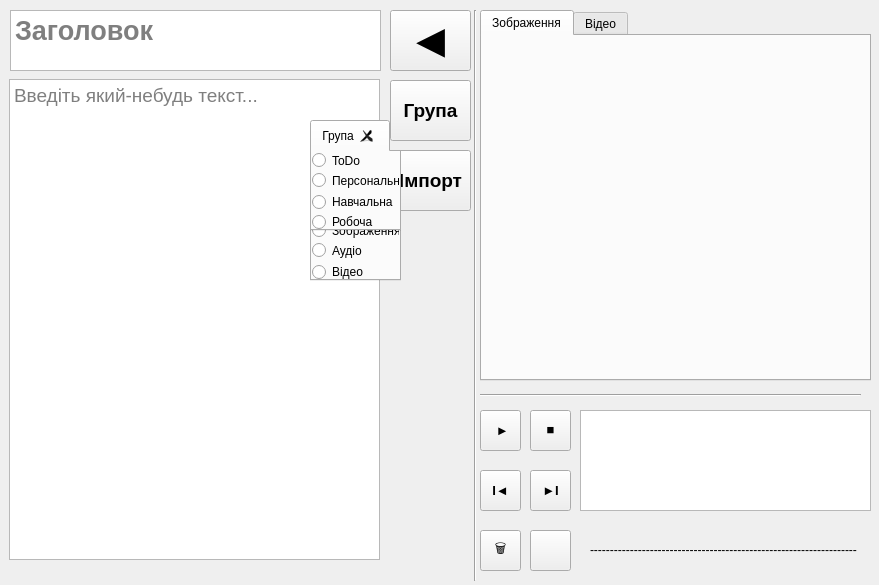
<?xml version="1.0" encoding="UTF-8"?>
<ui version="4.0">
 <class>Note</class>
 <widget class="QWidget" name="Note">
  <property name="geometry">
   <rect>
    <x>0</x>
    <y>0</y>
    <width>879</width>
    <height>585</height>
   </rect>
  </property>
  <property name="windowTitle">
   <string>Нотатка</string>
  </property>
  <widget class="QTextEdit" name="NoteText">
   <property name="geometry">
    <rect>
     <x>9</x>
     <y>79</y>
     <width>371</width>
     <height>481</height>
    </rect>
   </property>
   <property name="font">
    <font>
     <pointsize>14</pointsize>
    </font>
   </property>
   <property name="html">
    <string>&lt;!DOCTYPE HTML PUBLIC &quot;-//W3C//DTD HTML 4.0//EN&quot; &quot;http://www.w3.org/TR/REC-html40/strict.dtd&quot;&gt;
&lt;html&gt;&lt;head&gt;&lt;meta name=&quot;qrichtext&quot; content=&quot;1&quot; /&gt;&lt;style type=&quot;text/css&quot;&gt;
p, li { white-space: pre-wrap; }
&lt;/style&gt;&lt;/head&gt;&lt;body style=&quot; font-family:'MS Shell Dlg 2'; font-size:14pt; font-weight:400; font-style:normal;&quot;&gt;
&lt;p style=&quot;-qt-paragraph-type:empty; margin-top:0px; margin-bottom:0px; margin-left:0px; margin-right:0px; -qt-block-indent:0; text-indent:0px; font-size:8.25pt;&quot;&gt;&lt;br /&gt;&lt;/p&gt;&lt;/body&gt;&lt;/html&gt;</string>
   </property>
   <property name="placeholderText">
    <string>Введіть який-небудь текст...</string>
   </property>
  </widget>
  <widget class="QTextEdit" name="title">
   <property name="geometry">
    <rect>
     <x>10</x>
     <y>10</y>
     <width>371</width>
     <height>61</height>
    </rect>
   </property>
   <property name="font">
    <font>
     <pointsize>20</pointsize>
     <weight>75</weight>
     <bold>true</bold>
    </font>
   </property>
   <property name="html">
    <string>&lt;!DOCTYPE HTML PUBLIC &quot;-//W3C//DTD HTML 4.0//EN&quot; &quot;http://www.w3.org/TR/REC-html40/strict.dtd&quot;&gt;
&lt;html&gt;&lt;head&gt;&lt;meta name=&quot;qrichtext&quot; content=&quot;1&quot; /&gt;&lt;style type=&quot;text/css&quot;&gt;
p, li { white-space: pre-wrap; }
&lt;/style&gt;&lt;/head&gt;&lt;body style=&quot; font-family:'MS Shell Dlg 2'; font-size:20pt; font-weight:600; font-style:normal;&quot;&gt;
&lt;p style=&quot;-qt-paragraph-type:empty; margin-top:0px; margin-bottom:0px; margin-left:0px; margin-right:0px; -qt-block-indent:0; text-indent:0px; font-size:16pt; font-weight:400;&quot;&gt;&lt;br /&gt;&lt;/p&gt;&lt;/body&gt;&lt;/html&gt;</string>
   </property>
   <property name="placeholderText">
    <string>Заголовок</string>
   </property>
  </widget>
  <widget class="QPushButton" name="backButton">
   <property name="geometry">
    <rect>
     <x>390</x>
     <y>10</y>
     <width>81</width>
     <height>61</height>
    </rect>
   </property>
   <property name="sizePolicy">
    <sizepolicy hsizetype="Fixed" vsizetype="Fixed">
     <horstretch>0</horstretch>
     <verstretch>0</verstretch>
    </sizepolicy>
   </property>
   <property name="font">
    <font>
     <family>Arial</family>
     <pointsize>36</pointsize>
     <weight>75</weight>
     <bold>true</bold>
    </font>
   </property>
   <property name="text">
    <string>◄</string>
   </property>
  </widget>
  <widget class="QToolButton" name="tabButton">
   <property name="geometry">
    <rect>
     <x>390</x>
     <y>80</y>
     <width>81</width>
     <height>61</height>
    </rect>
   </property>
   <property name="font">
    <font>
     <pointsize>14</pointsize>
     <weight>75</weight>
     <bold>true</bold>
    </font>
   </property>
   <property name="text">
    <string>Група</string>
   </property>
  </widget>
  <widget class="QTabWidget" name="tabWidget">
   <property name="enabled">
    <bool>true</bool>
   </property>
   <property name="geometry">
    <rect>
     <x>310</x>
     <y>120</y>
     <width>91</width>
     <height>111</height>
    </rect>
   </property>
   <property name="autoFillBackground">
    <bool>false</bool>
   </property>
   <property name="currentIndex">
    <number>0</number>
   </property>
   <property name="tabsClosable">
    <bool>true</bool>
   </property>
   <property name="tabBarAutoHide">
    <bool>false</bool>
   </property>
   <widget class="QWidget" name="tab">
    <attribute name="title">
     <string>Група</string>
    </attribute>
    <widget class="QRadioButton" name="selfButton">
     <property name="geometry">
      <rect>
       <x>0</x>
       <y>20</y>
       <width>121</width>
       <height>17</height>
      </rect>
     </property>
     <property name="text">
      <string>Персональна</string>
     </property>
    </widget>
    <widget class="QRadioButton" name="studyButton">
     <property name="geometry">
      <rect>
       <x>0</x>
       <y>40</y>
       <width>121</width>
       <height>20</height>
      </rect>
     </property>
     <property name="text">
      <string>Навчальна</string>
     </property>
    </widget>
    <widget class="QRadioButton" name="workButton">
     <property name="geometry">
      <rect>
       <x>0</x>
       <y>60</y>
       <width>121</width>
       <height>20</height>
      </rect>
     </property>
     <property name="text">
      <string>Робоча</string>
     </property>
    </widget>
    <widget class="QRadioButton" name="todoButton">
     <property name="geometry">
      <rect>
       <x>0</x>
       <y>0</y>
       <width>121</width>
       <height>17</height>
      </rect>
     </property>
     <property name="text">
      <string>ToDo</string>
     </property>
    </widget>
    <zorder>selfButton</zorder>
    <zorder>studyButton</zorder>
    <zorder>todoButton</zorder>
    <zorder>workButton</zorder>
   </widget>
  </widget>
  <widget class="QToolButton" name="tabButton_2">
   <property name="geometry">
    <rect>
     <x>390</x>
     <y>150</y>
     <width>81</width>
     <height>61</height>
    </rect>
   </property>
   <property name="font">
    <font>
     <pointsize>14</pointsize>
     <weight>75</weight>
     <bold>true</bold>
    </font>
   </property>
   <property name="text">
    <string>Імпорт</string>
   </property>
  </widget>
  <widget class="QTabWidget" name="tabWidget_2">
   <property name="enabled">
    <bool>true</bool>
   </property>
   <property name="geometry">
    <rect>
     <x>310</x>
     <y>190</y>
     <width>91</width>
     <height>91</height>
    </rect>
   </property>
   <property name="autoFillBackground">
    <bool>false</bool>
   </property>
   <property name="currentIndex">
    <number>0</number>
   </property>
   <property name="tabsClosable">
    <bool>true</bool>
   </property>
   <property name="tabBarAutoHide">
    <bool>false</bool>
   </property>
   <widget class="QWidget" name="tab_3">
    <attribute name="title">
     <string>Імпорт</string>
    </attribute>
    <widget class="QRadioButton" name="audio">
     <property name="geometry">
      <rect>
       <x>0</x>
       <y>20</y>
       <width>121</width>
       <height>17</height>
      </rect>
     </property>
     <property name="text">
      <string>Аудіо</string>
     </property>
    </widget>
    <widget class="QRadioButton" name="video">
     <property name="geometry">
      <rect>
       <x>0</x>
       <y>40</y>
       <width>121</width>
       <height>20</height>
      </rect>
     </property>
     <property name="text">
      <string>Відео</string>
     </property>
    </widget>
    <widget class="QRadioButton" name="picture">
     <property name="geometry">
      <rect>
       <x>0</x>
       <y>0</y>
       <width>121</width>
       <height>17</height>
      </rect>
     </property>
     <property name="text">
      <string>Зображення</string>
     </property>
    </widget>
   </widget>
  </widget>
  <widget class="QTabWidget" name="tabWidget_3">
   <property name="geometry">
    <rect>
     <x>480</x>
     <y>10</y>
     <width>391</width>
     <height>371</height>
    </rect>
   </property>
   <property name="currentIndex">
    <number>0</number>
   </property>
   <widget class="QWidget" name="tab_2">
    <attribute name="title">
     <string>Зображення</string>
    </attribute>
    <widget class="QLabel" name="lbl_image">
     <property name="geometry">
      <rect>
       <x>0</x>
       <y>0</y>
       <width>381</width>
       <height>341</height>
      </rect>
     </property>
     <property name="text">
      <string/>
     </property>
    </widget>
   </widget>
   <widget class="QWidget" name="tab_4">
    <attribute name="title">
     <string>Відео</string>
    </attribute>
   </widget>
  </widget>
  <widget class="QToolButton" name="toolButton">
   <property name="geometry">
    <rect>
     <x>530</x>
     <y>530</y>
     <width>41</width>
     <height>41</height>
    </rect>
   </property>
   <property name="text">
    <string/>
   </property>
  </widget>
  <widget class="QToolButton" name="toolButton_2">
   <property name="geometry">
    <rect>
     <x>480</x>
     <y>530</y>
     <width>41</width>
     <height>41</height>
    </rect>
   </property>
   <property name="font">
    <font>
     <pointsize>10</pointsize>
    </font>
   </property>
   <property name="text">
    <string>🗑️</string>
   </property>
  </widget>
  <widget class="QToolButton" name="toolButton_3">
   <property name="geometry">
    <rect>
     <x>530</x>
     <y>410</y>
     <width>41</width>
     <height>41</height>
    </rect>
   </property>
   <property name="font">
    <font>
     <family>Courier New</family>
     <pointsize>10</pointsize>
    </font>
   </property>
   <property name="text">
    <string>■</string>
   </property>
  </widget>
  <widget class="QToolButton" name="toolButton_4">
   <property name="geometry">
    <rect>
     <x>480</x>
     <y>410</y>
     <width>41</width>
     <height>41</height>
    </rect>
   </property>
   <property name="font">
    <font>
     <family>Arial</family>
     <pointsize>10</pointsize>
     <weight>75</weight>
     <bold>true</bold>
    </font>
   </property>
   <property name="text">
    <string> ►</string>
   </property>
  </widget>
  <widget class="QToolButton" name="toolButton_5">
   <property name="geometry">
    <rect>
     <x>480</x>
     <y>470</y>
     <width>41</width>
     <height>41</height>
    </rect>
   </property>
   <property name="font">
    <font>
     <family>Arial</family>
     <pointsize>10</pointsize>
     <weight>75</weight>
     <bold>true</bold>
    </font>
   </property>
   <property name="text">
    <string>I◄</string>
   </property>
  </widget>
  <widget class="QToolButton" name="toolButton_6">
   <property name="geometry">
    <rect>
     <x>530</x>
     <y>470</y>
     <width>41</width>
     <height>41</height>
    </rect>
   </property>
   <property name="font">
    <font>
     <family>Arial</family>
     <pointsize>10</pointsize>
     <weight>75</weight>
     <bold>true</bold>
    </font>
   </property>
   <property name="text">
    <string>►I</string>
   </property>
  </widget>
  <widget class="QTableView" name="tableView">
   <property name="geometry">
    <rect>
     <x>580</x>
     <y>410</y>
     <width>291</width>
     <height>101</height>
    </rect>
   </property>
  </widget>
  <widget class="QLabel" name="label_2">
   <property name="geometry">
    <rect>
     <x>590</x>
     <y>540</y>
     <width>271</width>
     <height>20</height>
    </rect>
   </property>
   <property name="text">
    <string>-------------------------------------------------------------------</string>
   </property>
  </widget>
  <widget class="Line" name="line">
   <property name="geometry">
    <rect>
     <x>460</x>
     <y>10</y>
     <width>31</width>
     <height>571</height>
    </rect>
   </property>
   <property name="orientation">
    <enum>Qt::Vertical</enum>
   </property>
  </widget>
  <widget class="Line" name="line_2">
   <property name="geometry">
    <rect>
     <x>480</x>
     <y>380</y>
     <width>381</width>
     <height>31</height>
    </rect>
   </property>
   <property name="orientation">
    <enum>Qt::Horizontal</enum>
   </property>
  </widget>
  <widget class="QLabel" name="label">
   <property name="geometry">
    <rect>
     <x>-10</x>
     <y>-10</y>
     <width>951</width>
     <height>601</height>
    </rect>
   </property>
   <property name="text">
    <string/>
   </property>
   <property name="pixmap">
    <pixmap>C:/Users/user/Desktop/b.jpg</pixmap>
   </property>
  </widget>
  <zorder>label</zorder>
  <zorder>NoteText</zorder>
  <zorder>title</zorder>
  <zorder>backButton</zorder>
  <zorder>tabButton</zorder>
  <zorder>tabWidget_3</zorder>
  <zorder>tabWidget_2</zorder>
  <zorder>toolButton</zorder>
  <zorder>toolButton_2</zorder>
  <zorder>toolButton_3</zorder>
  <zorder>toolButton_4</zorder>
  <zorder>toolButton_5</zorder>
  <zorder>toolButton_6</zorder>
  <zorder>tableView</zorder>
  <zorder>label_2</zorder>
  <zorder>line</zorder>
  <zorder>tabButton_2</zorder>
  <zorder>line_2</zorder>
  <zorder>tabWidget</zorder>
 </widget>
 <resources/>
 <connections/>
</ui>
